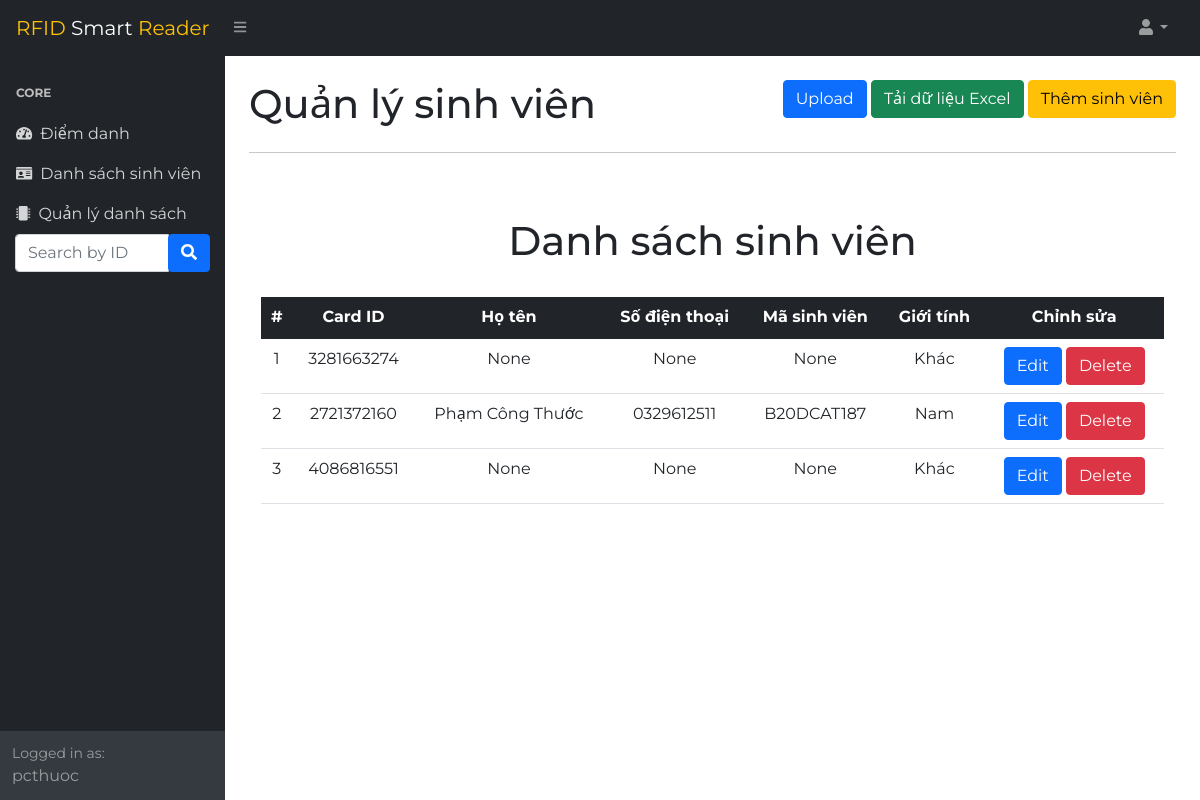
/manage/ (signed in), run on an earlier commit of the app's database.
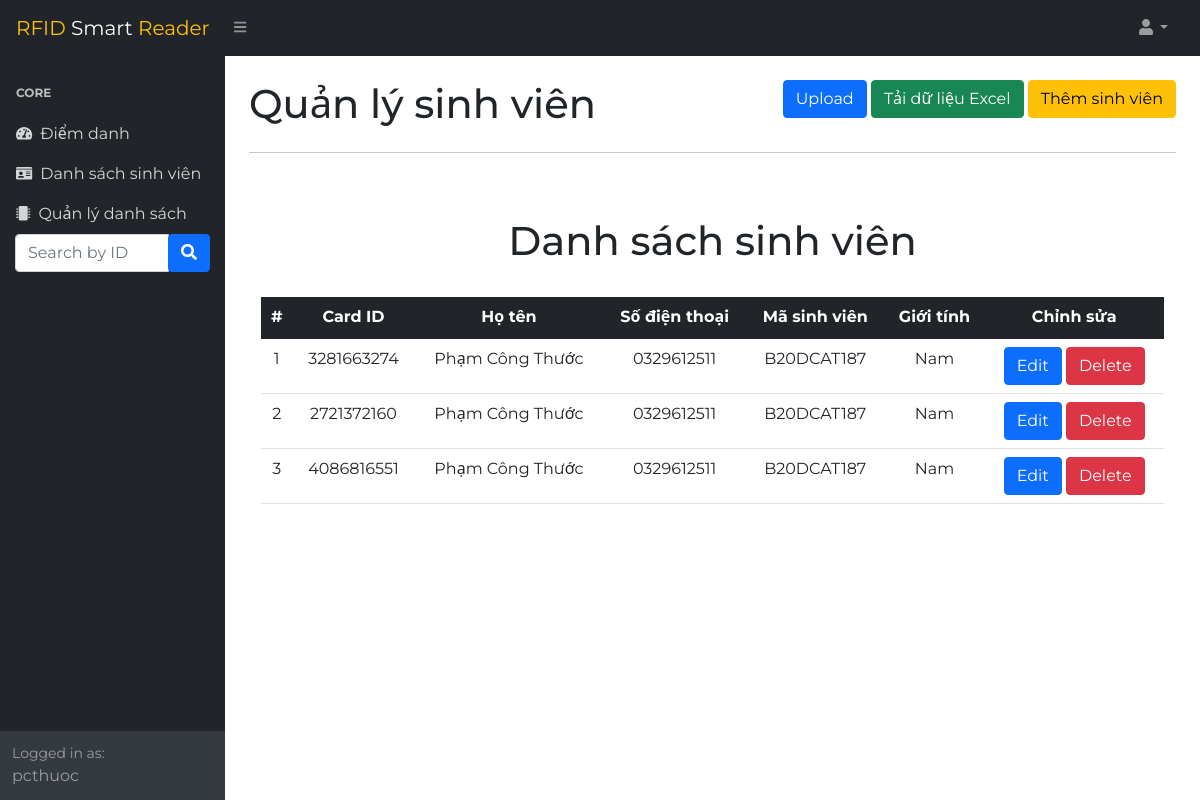
And on a later commit of the database.
### attendance/models.py (models this page shows, shortened)
class Student(models.Model):
    card_id = models.IntegerField(unique=True)
    name = models.CharField(max_length=50, blank=True, null=True)
    masv = models.CharField(max_length=50, blank=True, null=True)
    phone = models.CharField(max_length=50, blank=True, null=True)
    sex = models.CharField(max_length=7, blank=True, null=True)
    email = models.EmailField(blank=True, null=True)
    birth_date = models.DateField(blank=True, null=True)

### attendance/views.py (the view)
# urls.py: path('manage/', views.manage , name = 'manage'),
def manage(request):
    users = Student.objects.all().order_by('id')
    context = {'users': users}
    return render(request, 'attendance/manage.html', context)

### rfid_project/Middleware.py (called while the page is built)
    def __call__(self, request):
        response = self.get_response(request)
        if not request.user.is_authenticated and request.path != '/login/' and request.path != '/process/':
            return redirect('login')
        return response

### attendance/templates/attendance/manage.html (shortened to what this page needs)
{% extends 'attendance/basic.html' %}
{% block body %}
<div class="d-flex">
    <div>
        <h1 class="mt-4">Quản lý sinh viên</h1>
    </div>
    <div class="ms-auto mt-4">
        <button type="button" class="btn btn-primary" data-bs-toggle="modal"
            data-bs-target="#uploadModal">Upload</button>
        <button type="button" id="download-excel-btn" class="btn btn-success">Tải dữ liệu Excel</button>
        <button type="button " class="btn btn-warning" data-bs-toggle="modal" data-bs-target="#CreateFormModal"
            id="CreateDevice">
            Thêm sinh viên
        </button>
    </div>
</div>
<hr>
<div class="container-fluid text-center">
    <br>
    <h1 class="mt-4">Danh sách sinh viên</h1>
    <br>
    <div class="table-responsive" style="height: 100%;">
        <table class="table">
            <thead class="table-dark">
                <TR>
                    <th scope="col">#</th>
                    <th scope="col">Card ID</TH>
                    <th scope="col">Họ tên</TH>
                    <th scope="col">Số điện thoại</TH>
                    <th scope="col">Mã sinh viên</TH>
                    <th scope="col">Giới tính</TH>
                    <th scope="col">Chỉnh sửa </TH>
                </TR>
            </thead>
            <tbody id="manage" class="manage">
                {% for user in users %}
                <tr>
                    <td>{{ forloop.counter }}</td>
                    <td>{{ user.card_id }}</td>
                    <td>{{ user.name|default:"None" }}</td>
                    <td>{{ user.phone|default:"None" }}</td>
                    <td>{{ user.masv|default:"None" }}</td>
                    <td>
                        {% if user.sex == "male" %}
                        Nam
                        {% elif user.sex == "female" %}
                        Nữ
                        {% else %}
                        Khác
                        {% endif %}
                    </td>
                    <td>
                        <button class="edit-btn btn btn-primary btn-xs" type="button"
                            data-user-card-id="{{ user.card_id }}" data-user-name="{{ user.name }}"
                            data-user-masv="{{ user.masv }}" data-user-phone="{{ user.phone }}"
                            data-user-sex="{{ user.sex }}" data-user-email="{{ user.email }}">Edit</button>
                        <button class="btn btn-danger btn-xs" type="button"
                            onclick="removeItem('{{ user.card_id }}')">Delete</button>
                    </td>
                </tr>
                {% endfor %}
            </tbody>
        </table>
    </div>
</div>
{% endblock %}

What changed in the data, as far as the page shows it:
removed Student: card_id "3281663274", name "None", phone "None", masv "None", shows "Khác"
removed Student: card_id "4086816551", name "None", phone "None", masv "None", shows "Khác"
added Student: card_id "3281663274", name "Phạm Công Thước", phone "0329612511", masv "B20DCAT187", sex "Nam"
added Student: card_id "4086816551", name "Phạm Công Thước", phone "0329612511", masv "B20DCAT187", sex "Nam"
